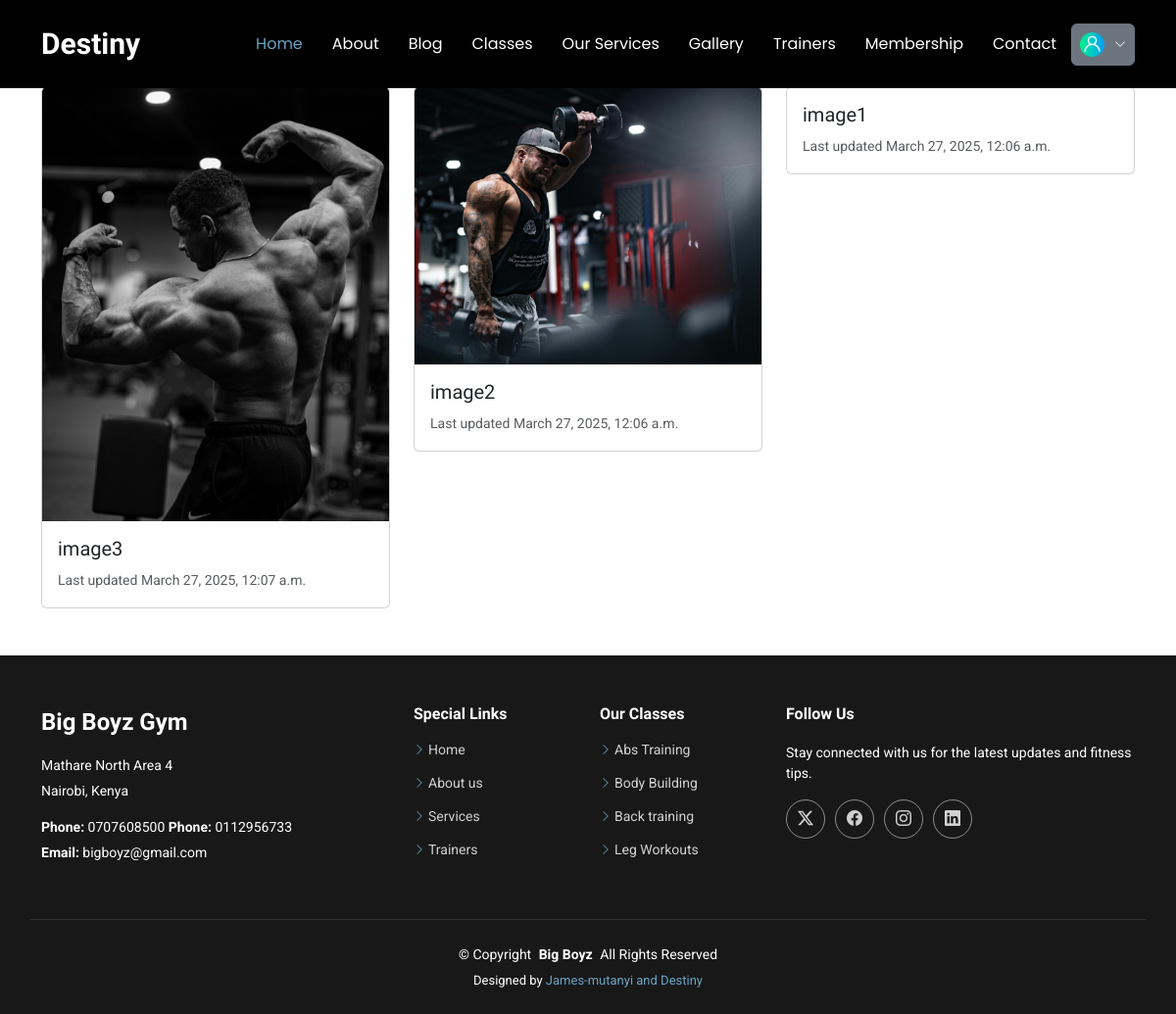
The page /galleryimages/1 on the database its author committed.
### appone/models.py (models this page shows, shortened)
class GalleryImage(models.Model):
    gallery =models.ForeignKey(Gallery, on_delete=models.CASCADE, null=True)
    alt_text =models.CharField(max_length=200)
    img =models.ImageField(upload_to="gallery_image")
    timetag=models.DateTimeField(auto_now_add=True, null=True)

### appone/views.py (the view)
# urls.py: path('galleryimages/<int:id>', views.galleryimages, name='galleryimages'),
def galleryimages(request, id):
    gallery=Gallery.objects.get(id=id)
    galleryimg =GalleryImage.objects.filter(gallery=gallery).order_by('-id')
    return render(request, "galleryimg.html", {"gallery":gallery, "galleryimg":galleryimg})

### templates/galleryimg.html (shortened to what this page needs)
{% extends "base.html" %}
{% block content %}
  <div class="container mt-2">
    <center><h1>{{gallery.title}} Gallery</h1></center>
    <div class="row">
      {% for x in galleryimg %}
      <div class="col-md-4">
        <div class="card">
          <img src="{{x.img.url}}" class="card-img-top" alt="{{p.alt_text}}">
          <div class="card-body">
            <h5 class="card-title">{{x.alt_text}}</h5>
            <p class="card-text"><small class="text-muted">Last updated {{x.timetag}}</small></p>
          </div>
        </div>
      </div>
      {% endfor %}
    </div>
    <br><br>
{% endblock %}

### static/assets/css/main.css (style rules this page uses)
:root { --default-font: "Roboto", system-ui, -apple-system, "Segoe UI", Roboto, "Helvetica Neue", Arial, "Noto Sans", "Liberation Sans", sans-serif, "Apple Color Emoji", "Segoe UI Emoji", "Segoe UI Symbol", "Noto Color Emoji"; --heading-font: "Raleway", sans-serif; --nav-font: "Poppins", sans-serif; }
:root { --background-color: #ffffff; --default-color: #555555; --heading-color: #1e4356; --accent-color: #68a4c4; --surface-color: #ffffff; --contrast-color: #ffffff; }
:root { --nav-color: #ffffff; --nav-hover-color: #68a4c4; --nav-mobile-background-color: #817878; --nav-dropdown-background-color: #ffffff; --nav-dropdown-color: #312d2d; --nav-dropdown-hover-color: #68a4c4; }
:root { scroll-behavior: smooth; }
body { color: var(--default-color); background-color: var(--background-color); font-family: var(--default-font); }
h1, h2, h3, h4, h5, h6 { color: var(--heading-color); font-family: var(--heading-font); }

### rows shown on the page
GalleryImage: img (picture), alt_text "image3", timetag "March 27, 2025, 12:07 a.m."
GalleryImage: img (picture), alt_text "image2", timetag "March 27, 2025, 12:06 a.m."
GalleryImage: alt_text "image1", timetag "March 27, 2025, 12:06 a.m."
